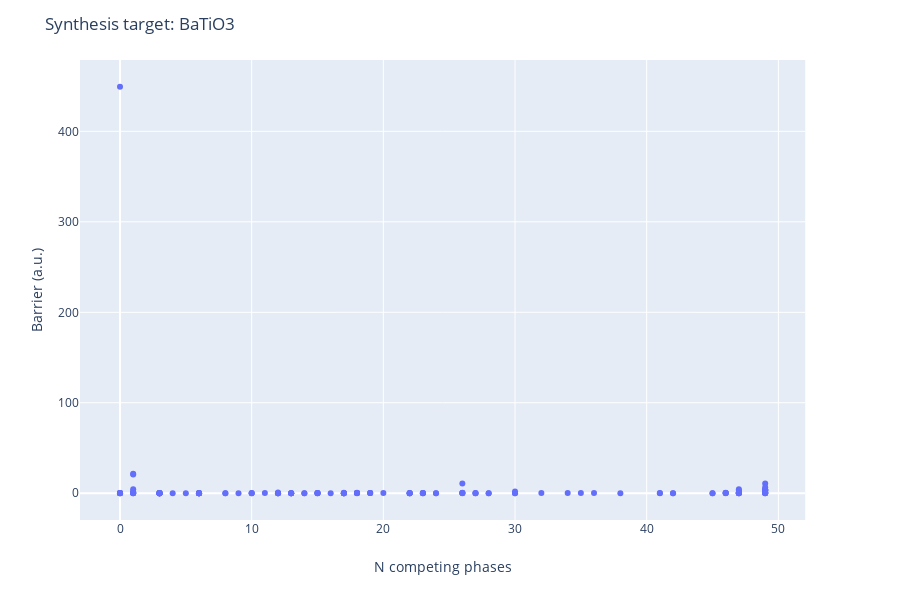

The cell this chart's notebook holds for it:
### Code cell
router.recommend_routes(t=1500, p=0.000394737, allow_gas_release=True)

### Figure 1 — Plotly figure (JSON) as saved in the notebook; plotly's stock layout.template omitted (floating-point values rounded to 4 significant figures; data arrays with more than 128 entries replaced by an {"elided": "..."} marker saying what was removed)
{"data": [{"customdata": {"elided": "150x1 str values"}, "hoverlabel": {"namelength": 0}, "hovertemplate": "n_competing=%{x}<br>barrier=%{y}<br>summary=%{customdata[0]}", "legendgroup": "", "marker": {"color": "#636efa", "symbol": "circle"}, "mode": "markers", "name": "", "showlegend": false, "type": "scatter", "x": {"elided": "150 int values"}, "xaxis": "x", "y": {"elided": "150 float values"}, "yaxis": "y"}], "layout": {"height": 600, "legend": {"tracegroupgap": 0}, "margin": {"t": 60}, "title": {"text": "Synthesis target: BaTiO3"}, "xaxis": {"anchor": "y", "domain": [0, 0.98], "title": {"text": "N competing phases"}}, "yaxis": {"anchor": "x", "domain": [0, 1], "title": {"text": "Barrier (a.u.)"}}}}
